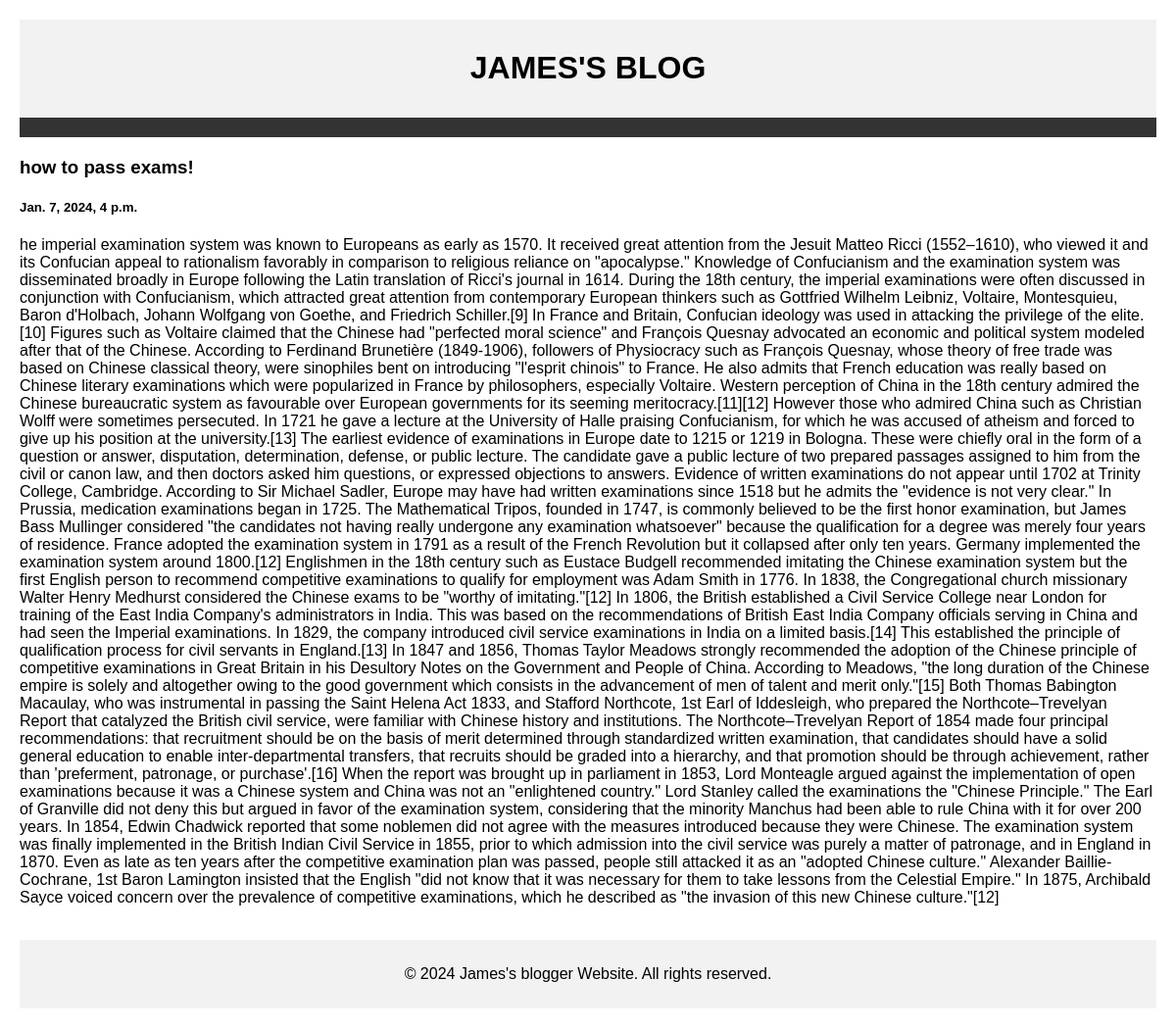
Screenshot of /post/2 with the database file from the repository.
### newapp/models.py (models this page shows)
class Post(models.Model):
    title=models.CharField(max_length=100)
    body=models.CharField(max_length=1000000)
    created_at=models.DateTimeField(default=datetime.now, blank=True)

### newapp/views.py (the view)
# urls.py: path('post/<str:pk>', views.post, name="post"),
def post(request, pk):
    posts=Post.objects.get(id=pk)
    return render(request, 'post.html', {'posts': posts} )

### templates/post.html (shortened to what this page needs)
<!DOCTYPE html>
<html lang="en">
  <head>
  </head>
  <body>
    <header>
      <h1>JAMES'S BLOG</h1>
    </header>
    <nav></nav>
    <main>
      <h3>{{posts.title}}!</h3>
      <h5>{{posts.created_at}}</h5>
      <p>{{posts.body}}</p>
    </main>
    <br />
    <footer>
      <p>&copy; 2024 James's blogger Website. All rights reserved.</p>
    </footer>
  </body>
</html>

### templates/post.html (style rules this page uses)
body { font-family: Arial, sans-serif; margin: 20px; padding: 0; }
header { text-align: center; background-color: #f2f2f2; padding: 10px; }
nav { display: flex; justify-content: center; background-color: #333; padding: 10px; }
main { margin-top: 20px; }
footer { text-align: center; padding: 10px; background-color: #f2f2f2; }

### rows the page displays
Post: title "how to pass exams", created_at "Jan. 7, 2024, 4 p.m.", body "he imperial examination system was known to Europeans as early as 1570. It received great attention from the Jesuit Matteo Ricci (1552–1610), who viewed it and its Confucian appeal to rationalism favorably in comparison to religious reliance on \"apocalypse.\" Knowledge of Confucianism and the examination system was disseminated broadly in Europe following the Latin translation of Ricci's journal in 1614. During the 18th century, the imperial examinations were often discussed in conjunction with Confucianism, which attracted great attention from contemporary European thinkers such as Gottfried Wilhelm Leibniz, Voltaire, Montesquieu, Baron d'Holbach, Johann Wolfgang von Goethe, and Friedrich…"
